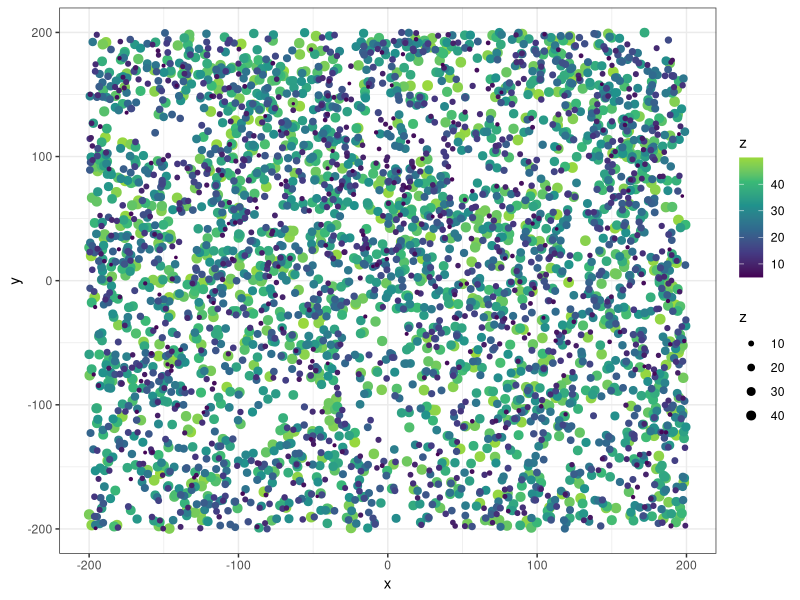
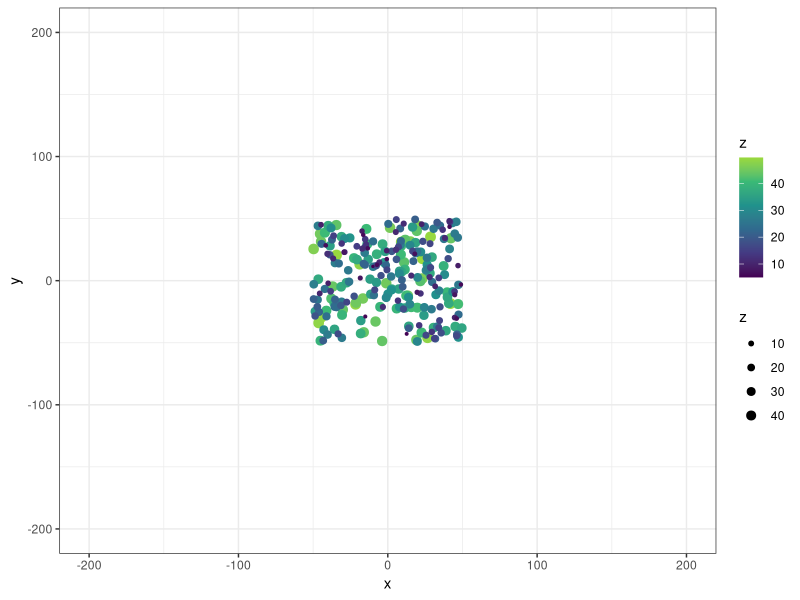
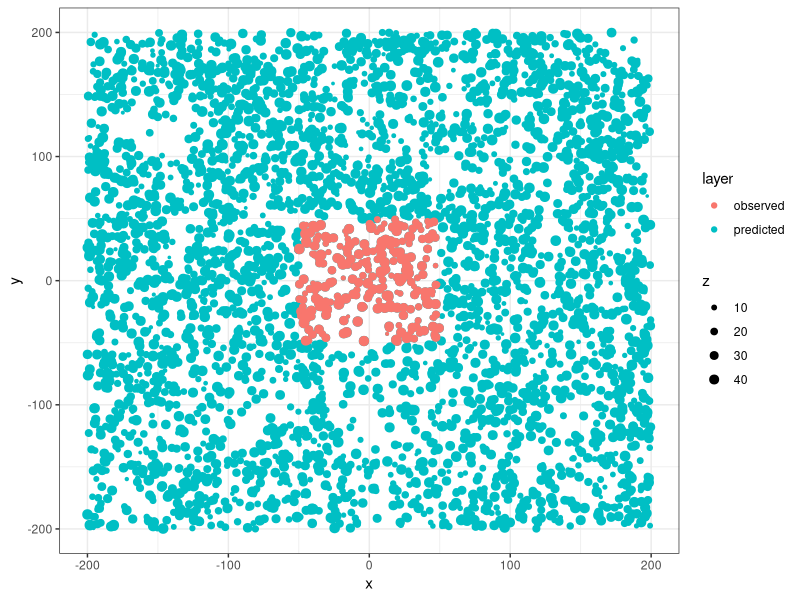
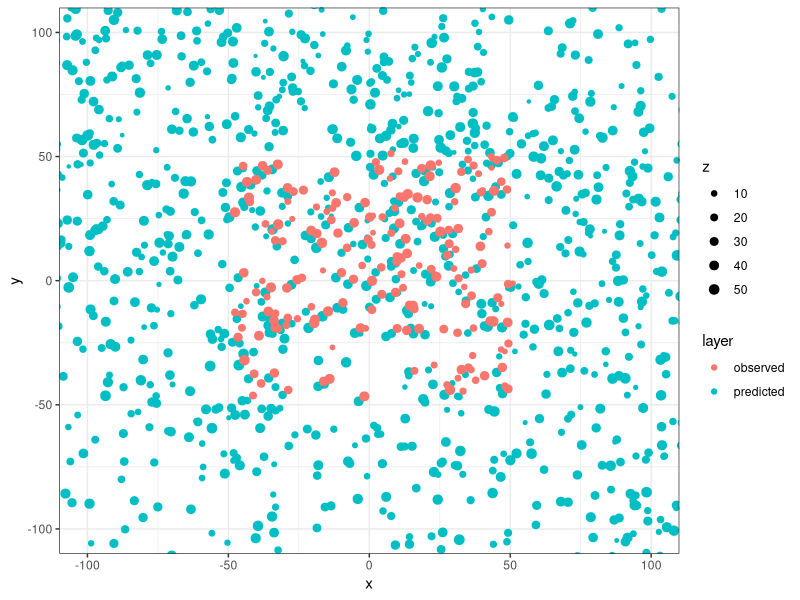
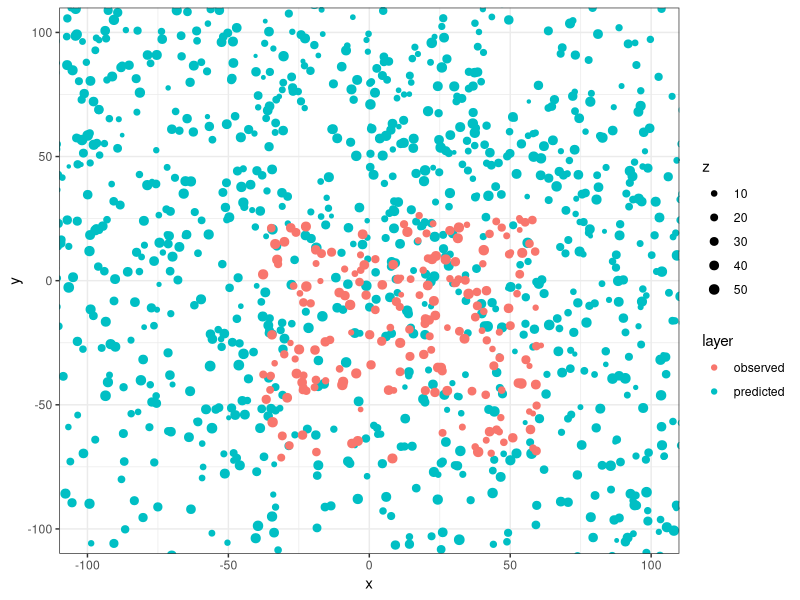

Source code (R) for these figures, in order: (Note: this script raises an error after producing the figures.)
# Purpose: Demonstrate function for identifying the optimal x, y, z shift to align two (simulated)
# tree maps

# Setup

library(spatstat)
library(ggplot2)
library(dplyr)
set.seed(1)

# --- Visualization functions
# Visualize a hypothetical tree map
vis1 = function(trees) {
  p = ggplot(trees, aes(x, y, size = z, color = z)) +
    geom_point() +
    scale_size_continuous(range = c(0.5, 3)) +
    scale_color_viridis_c(end = 0.85) +
    theme_bw() +
    coord_cartesian(xlim = c(-200, 200), ylim = c(-200, 200))

  print(p)
}

# Visualize two hypothetica tree maps (predicted and observed) overlaid. obs_foc: zoom in to focus
# on the observed trees, with some buffer. Assumes the observed tree map is 50 x 50 and that both
# tree maps are centered at 0,0.
vis2 = function(pred, obs, obs_foc = FALSE) {
  pred = pred |> mutate(layer = "predicted")
  obs = obs |> mutate(layer = "observed")

  trees = bind_rows(pred, obs)

  lim = ifelse(obs_foc, 100, 200)

  p = ggplot(trees, aes(x, y, size = z, color = layer)) +
    geom_point() +
    scale_size_continuous(range = c(0.5, 3)) +
    theme_bw() +
    coord_cartesian(xlim = c(-lim, lim), ylim = c(-lim, lim))

  print(p)
}


# ---- Simulate a "predicted" and "observed" tree map

# Generate random, slightly clustered points in x-y space, over an area wider than would reasonably
# have a field stem map (to represent the drone-based tree predictions). Interpret the x-y coords as
# meters. These params make a 16 ha stem map with 240 trees/ha.
pred = rMatClust(kappa = 0.005, scale = 25, mu = 5, win = as.owin(c(-200, 200, -200, 200)))
pred = as.data.frame(pred)
# Add random heights from 5 to 50 m, and sort so smallest appear on top
pred$z = runif(nrow(pred), 5, 50)
pred = pred[order(-pred$z), ]

# Visualize the map
vis1(pred)

# Take a spatial subset of these points, to represent the "observed" tree map (e.g. a 100 m x 100 m
# field plot)
obs = pred |>
  filter(between(x, -50, 50) & between(y, -50, 50))

# Visualize the map
vis1(obs)

# Vis the two overlaid
vis2(pred, obs)

# Remove 25% of the trees from each map, to simulate false positives and false negatives
pred = pred |>
  sample_frac(0.75)
obs = obs |>
  sample_frac(0.75)

# Add some noise to the predicted tree heights
pred$z = pred$z + runif(nrow(pred), -5, 5)

# Shift the "observe" tree map slightly to help visualize the slight differences and the alignment challenge
obs_offset = obs |>
  mutate(x = x + 2, y = y + 2)

vis2(pred, obs_offset, obs_foc = TRUE)

# Shift obs a known amount that we will attempt to recover
obs = obs |>
  mutate(x = x + 12, y = y - 23)

vis2(pred, obs, obs_foc = TRUE)


obj_mean_dist_to_closest(pred, obs)
